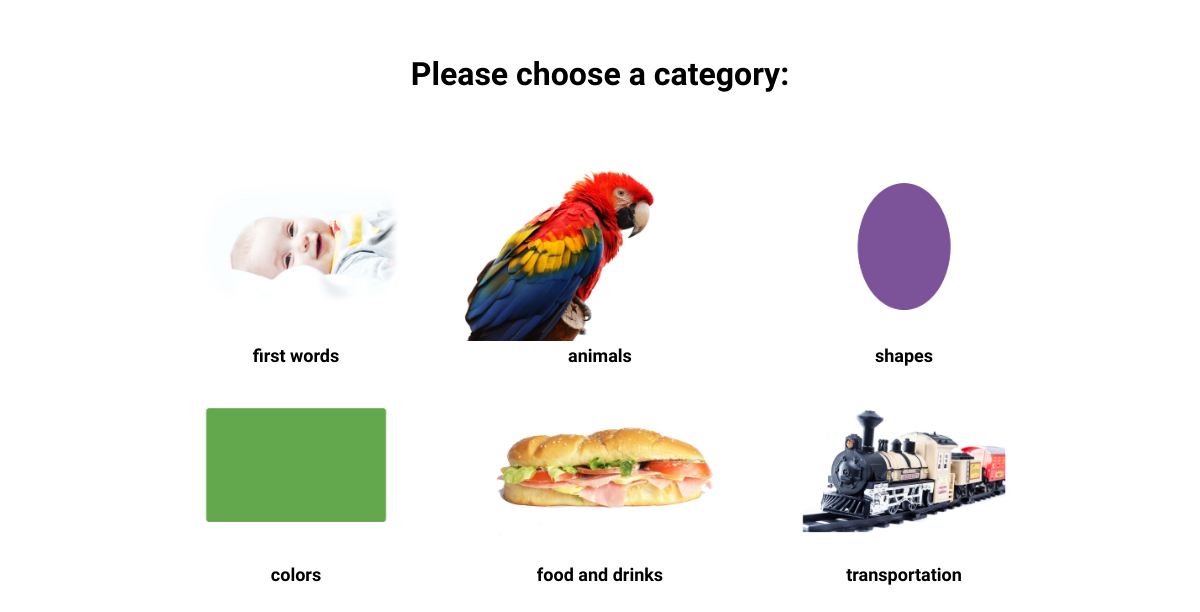
Screenshot of /screen/deck.php?app_id=4 with the database file from the repository.
### tables this page shows
CREATE TABLE IF NOT EXISTS `app_deck` (
  `app_deck_id` int(10) unsigned NOT NULL AUTO_INCREMENT,
  `app_id` int(10) unsigned NOT NULL,
  `deck_id` int(10) unsigned NOT NULL,
  `app_deck_order` int(10) unsigned NOT NULL,
  `created_at` timestamp NOT NULL DEFAULT '0000-00-00 00:00:00',
  `updated_at` timestamp NOT NULL DEFAULT '0000-00-00 00:00:00',
  `deleted_at` timestamp NOT NULL DEFAULT '0000-00-00 00:00:00',
  PRIMARY KEY (`app_deck_id`),
  UNIQUE KEY `app_deck_id` (`app_deck_id`),
  KEY `app_deck_id_2` (`app_deck_id`)
);

CREATE TABLE IF NOT EXISTS `app` (
  `app_id` int(10) unsigned NOT NULL AUTO_INCREMENT,
  `app_name` varchar(255) NOT NULL,
  `app_short_description` varchar(255) NOT NULL,
  `app_long_description` text NOT NULL,
  `app_directory` varchar(255) NOT NULL,
  `app_image` varchar(255) NOT NULL,
  `site_id` int(10) unsigned NOT NULL,
  `app_order` int(10) unsigned NOT NULL,
  `created_at` timestamp NOT NULL DEFAULT '0000-00-00 00:00:00',
  `updated_at` timestamp NOT NULL DEFAULT '0000-00-00 00:00:00',
  `deleted_at` timestamp NOT NULL DEFAULT '0000-00-00 00:00:00',
  PRIMARY KEY (`app_id`),
  UNIQUE KEY `app_id` (`app_id`),
  KEY `app_id_2` (`app_id`)
);

CREATE TABLE IF NOT EXISTS `deck` (
  `deck_id` int(10) unsigned NOT NULL AUTO_INCREMENT,
  `deck_name` varchar(255) NOT NULL,
  `deck_short_description` varchar(255) NOT NULL,
  `deck_long_description` text NOT NULL,
  `deck_directory` varchar(255) NOT NULL,
  `deck_file` varchar(255) NOT NULL,
  `deck_image` varchar(255) NOT NULL,
  `deck_date_created` timestamp NOT NULL DEFAULT '0000-00-00 00:00:00',
  `deck_date_modified` timestamp NOT NULL DEFAULT '0000-00-00 00:00:00',
  `deleted_at` timestamp NOT NULL DEFAULT '0000-00-00 00:00:00',
  PRIMARY KEY (`deck_id`),
  UNIQUE KEY `deck_id` (`deck_id`),
  KEY `deck_id_2` (`deck_id`)
);

### custom/config.php (called while the page is built)
<?php
	$database_connection[ "production" ] = [
		"database_driver" 	=> "mysql",
		"server" 			=> "127.0.0.1",
		"port"				=> "",
		"database" 			=> "flashcard",
		"username" 			=> "root",
		"password" 			=> "",
	];
?>

### src/library/module/calliope_database/class/database_class.php (called while the page is built, shortened)
<?php
class database {
	public $connection;
	public $statement;
	function __construct( $db, $server = "production" ) {
		$database_username = isset( $db[ $server ][ "username" ] ) ? $db[ $server ][ "username" ] : "";
		$database_password = isset( $db[ $server ][ "password" ] ) ? $db[ $server ][ "password" ] : "";
		$data_source_name = new data_source_name( $db, $server );
		$db[ $server ][ "options" ][ \PDO::ATTR_PERSISTENT ] = true;
		try {
			$this -> connection = new \PDO( $data_source_name -> dsn,
				$database_username,
				$database_password,
				$db[ $server ][ "options" ] );
		} catch( PDOException $e ) {
			$this -> error = $e -> getMessage();
		}
	}
	function fetch( $sql ) {
		$result = $this -> run( $sql );
		$row = $this -> statement -> fetchAll(  );
		return $row;
	}
	function run( $sql ){
		$this -> statement = $this -> connection -> prepare( $sql );
		$result = $this -> statement -> execute();
		return $result;
	}
}
?>

### public/common/database.php (called while the page is built, shortened)
<?php
	require ( dirname(__FILE__) . "../../../custom/config.php" );
	require ( dirname(__FILE__) . "../../../src/library/module/calliope_database/class/database_class.php" );
	$database = new blastpad\database( $database_connection );
?>

### public/common/input_validation.php (called while the page is built, shortened)
<?php
	function sanitize_data( $user_input ) {
	  $user_input = trim( $user_input );
	  $user_input = stripslashes( $user_input );
	  $user_input = htmlspecialchars( $user_input );
	  return $user_input;
	}
?>

### public/screen/deck.php (the view, shortened to what this page needs)
<!DOCTYPE html>
<head>
	<link rel="stylesheet" href="../css/style.css" type="text/css">
</head>
<body>
<div align="center">
	<p>&nbsp;</p>
	<h1>Please choose a category:</h1>
	<p>&nbsp;</p>
	<div>
		<?php
		require( "../common/database.php" );
		require( "../common/input_validation.php" );
		if ( empty( $_GET[ "app_id" ] ) ){
			$app_id = 3;
		}else{
			$app_id = sanitize_data( $_GET[ "app_id" ] );
		}
		$sql = "select *
			from deck, app_deck, app
			where deck.deck_id = app_deck.deck_id and
			app.app_id = app_deck.app_id and
			app_deck.app_id = " . $app_id . "
			order by app_deck.app_deck_order asc";
	$result = $database -> fetch( $sql );
	$column = 0;
	echo "<table><tr>";
	foreach ( $result as $key => $value ){
		echo "<td class='normal_text' align='center'>";
		echo "<a href='../screen/card.php?app_id=" . $app_id . "&deck_id=" . $result[ $key ][ "deck_id" ] . "'>";
		echo "<img src='../app/"  . $result[ $key ][ "app_directory" ] . "/card/" . $result[ $key ][ "deck_directory" ] . "/" . $result[ $key ][ "deck_image" ] . "' width='300'>";
		echo "</a><br />";
		echo "<strong>" . $result[ $key ][ "deck_name" ] . "</strong><br />";
		echo "</td>";
		if ( $column == 2 ){
			echo "</tr><tr>";
		}
		$column++;
	}
	echo "</tr></table>";
?>
	</div>
</div>
</body>
</html>

### public/css/style.css (style rules this page uses)
body { margin: 0; }
.normal_text { font-family: "Muli", "Helvetica Neue", Helvetica, sans-serif; font-size: 18px; }
h1 { font-family: "Muli", "Helvetica Neue", Helvetica, sans-serif; }

### rows the page displays
app_deck: app+deck (picture), deck.deck_name "first words"
app_deck: app+deck (picture), deck.deck_name "animals"
app_deck: app+deck (picture), deck.deck_name "shapes"
app_deck: app+deck (picture), deck.deck_name "colors"
app_deck: app+deck (picture), deck.deck_name "food and drinks"
app_deck: app+deck (picture), deck.deck_name "transportation"
